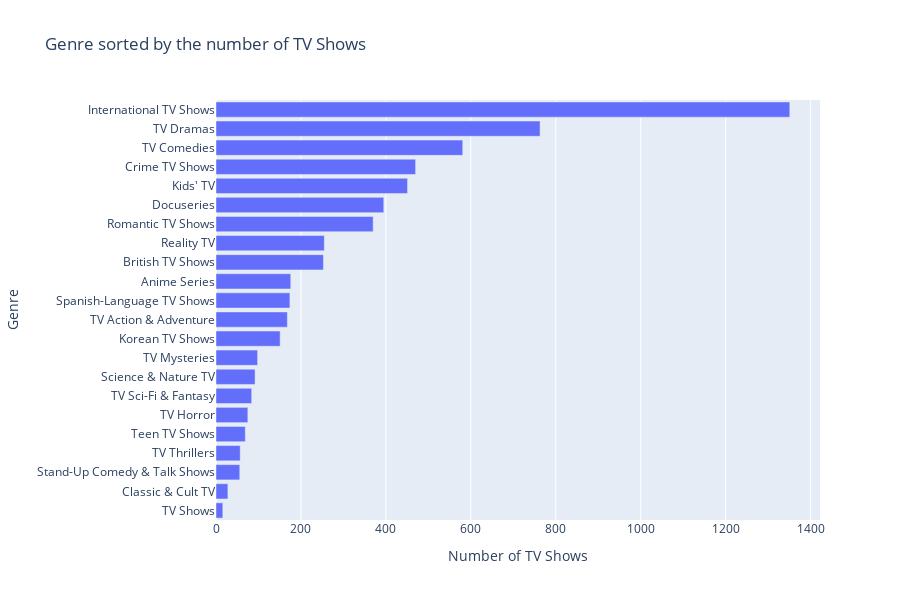

Notebook code cell kept with this figure:
### Code cell
fig = px.bar(TVShowsDataFrame.sort_values(by=['Number of TV Shows']), x='Number of TV Shows', y='Genre', title='Genre sorted by the number of TV Shows', height=600)
fig.show()

### Figure 1 — Plotly figure (JSON) as saved in the notebook; plotly's stock layout.template omitted (floating-point values rounded to 4 significant figures)
{"data": [{"alignmentgroup": "True", "hovertemplate": "Number of TV Shows=%{x}<br>Genre=%{y}<extra></extra>", "legendgroup": "", "marker": {"color": "#636efa", "pattern": {"shape": ""}}, "name": "", "offsetgroup": "", "orientation": "h", "showlegend": false, "textposition": "auto", "type": "bar", "x": [16, 28, 56, 57, 69, 75, 84, 92, 98, 151, 168, 174, 176, 253, 255, 370, 395, 451, 470, 581, 763, 1351], "xaxis": "x", "y": ["TV Shows", "Classic & Cult TV", "Stand-Up Comedy & Talk Shows", "TV Thrillers", "Teen TV Shows", "TV Horror", "TV Sci-Fi & Fantasy", "Science & Nature TV", "TV Mysteries", "Korean TV Shows", "TV Action & Adventure", "Spanish-Language TV Shows", "Anime Series", "British TV Shows", "Reality TV", "Romantic TV Shows", "Docuseries", "Kids' TV", "Crime TV Shows", "TV Comedies", "TV Dramas", "International TV Shows"], "yaxis": "y"}], "layout": {"barmode": "relative", "height": 600, "legend": {"tracegroupgap": 0}, "title": {"text": "Genre sorted by the number of TV Shows"}, "xaxis": {"anchor": "y", "domain": [0, 1], "title": {"text": "Number of TV Shows"}}, "yaxis": {"anchor": "x", "domain": [0, 1], "title": {"text": "Genre"}}}}
